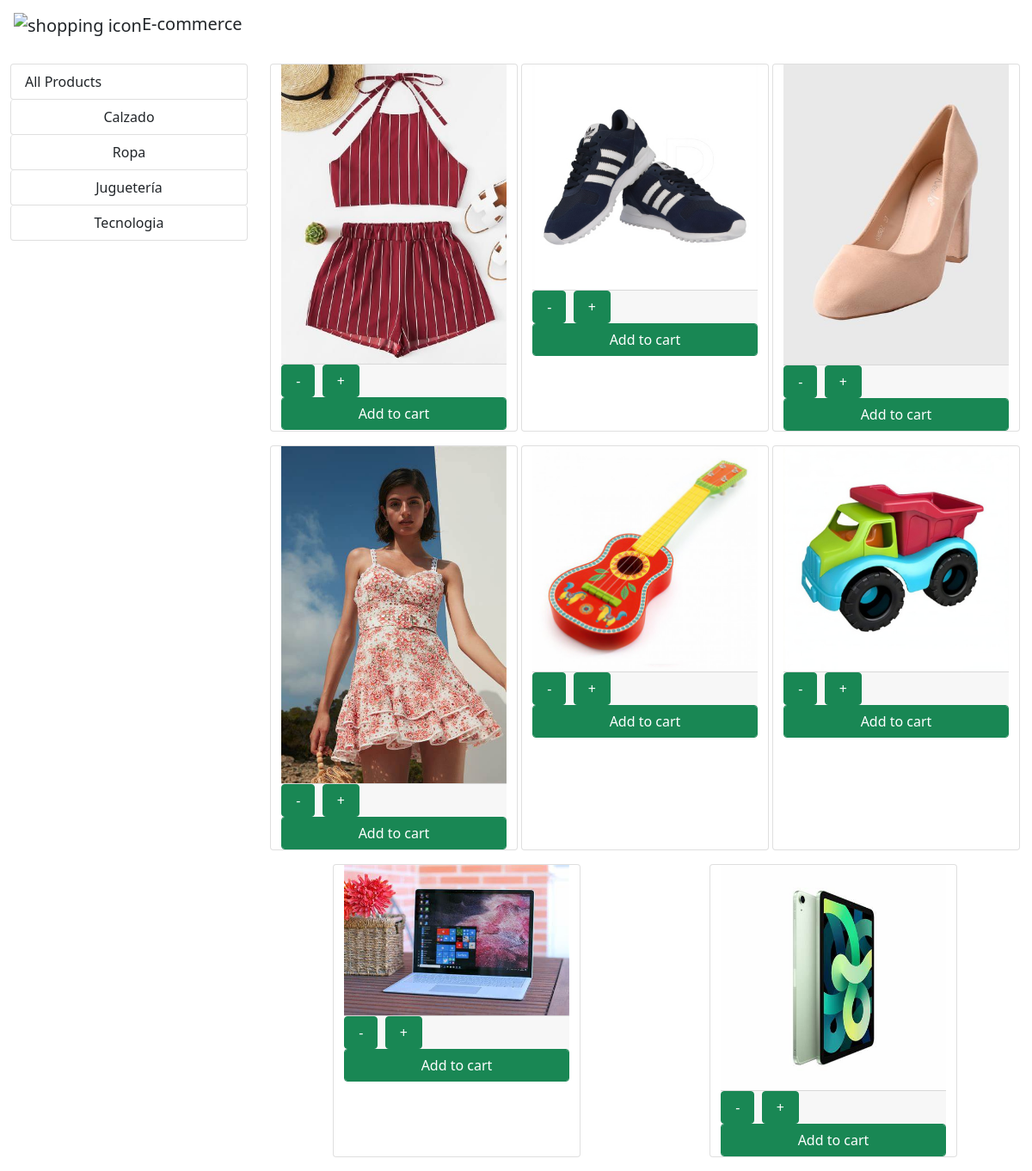
The app's page /store with its own data.
### Store/models/category.py (models this page shows, shortened)
class Category(models.Model):
    name = models.CharField(max_length=100)
    @staticmethod
    def get_all_categories():
        return Category.objects.all()

### Store/models/product.py (models this page shows, shortened)
class Products(models.Model):
    name = models.CharField(max_length=100)
    price = models.IntegerField(default=0)
    category = models.ForeignKey(Category, on_delete=models.CASCADE, default=1)
    description = models.CharField(max_length=250, default='', blank=True, null=True)
    image = models.ImageField(upload_to='uploads/products')
    @staticmethod
    def get_all_products():
        return Products.objects.all()

### Store/views/home.py (the view)
# urls.py: path('store', store, name='store'),
def store(request):
    cart = request.session.get('cart')
    if not cart:
        request.session['cart'] = {}
    products = None
    categories = Category.get_all_categories()
    categoryID = request.GET.get('category')
    if categoryID:
        products = Products.get_all_products_by_category(categoryID)
    else:
        products = Products.get_all_products()
    data = {'products': products, 'categories': categories}
    print('are you?:', request.session.get('email'))
    return render(request, 'index.html', data)

### templates/index.html (shortened to what this page needs)
{% extends 'base.html' %}
{% block content %}
    <div class="container-fluid mt-3">
    <div class="row">
        <div class="col-lg-3 mx-auto">
            <div class="list-group">
                <a href="/" class="list-group-item list-group-item-action btn btn-outline-success">
                    All Products</a>
                {% for category in categories  %}
                    <a href="/?category = {{ category.id }}" class="list-group-item list-group-action btn btn-outline-success">
                        {{ category.name }}</a>
                {% endfor %}
            </div>
        </div>
    <div id="products" class="col-lg-9 mx-auto">
        <div class="row mx-auto">
            {% for product in products  %}
                <div class="card mx-auto mb-3" id="{{ product.id }}" style="width: 18rem ">
                <img class="card-image-top" src="{{ product.image.url }}" alt="Card Image">
                <div class="card-footer p-0 no-gutters">
                    <div class="row mo-gutters">
                        <form action="/{{ product.id }}" class="col-2" method="post">
                            <input type="submit" value=" - " class="btn btn-block btn-success border-right">
                        </form>
                        <form action="/{{ product.id }}" class="col-2" method="post">
                            <input type="submit" value=" + " class="btn btn-block btn-success border-left">
                        </form>
                    </div>
                    <form action="/{{ product.id }}" method="post" class=""btn-block>
                        <input type="submit" class="float-right btn btn-success form-control"
                               value="Add to cart">
                    </form>
                </div>
                </div>
            {% endfor %}
        </div>
    </div>
    </div>
    </div>
{% endblock %}

### templates/base.html (shortened to what this page needs)
<!doctype html>
<html lang="en">
  <head>
    <link href="https://cdn.jsdelivr.net/npm/bootstrap@5.1.3/dist/css/bootstrap.min.css" rel="stylesheet">
  </head>
  <body>
    <nav class="one-edge-shadow
                navbar navbar-light
                sticky-top navbar
                navbar-expand-lg
                text-white">
        <a class="navbar-brand ms-3 text-dark" href="/">
        <link rel="stylesheet" href="https://cdn.jsdelivr.net/npm/@fortawesome/fontawesome-free@5.15.4/css/fontawesome.min.css">
        <img src="https://www.freepnglogos.com/uploads/shopping-cart-png/shopping-cart-svg-png-icon-download-28.png" style="width=50px;height: 50px;color: text-ligth" alt="shopping icon" >E-commerce</a>
    </nav>
    {% block content %}
    {% endblock %}
  </body>
</html>

### records on screen
Category: name "Calzado"
Category: name "Ropa"
Category: name "Juguetería"
Category: name "Tecnologia"
Products: image (picture)
Products: image (picture)
Products: image (picture)
Products: image (picture)
Products: image (picture)
Products: image (picture)
Products: image (picture)
Products: image (picture)
